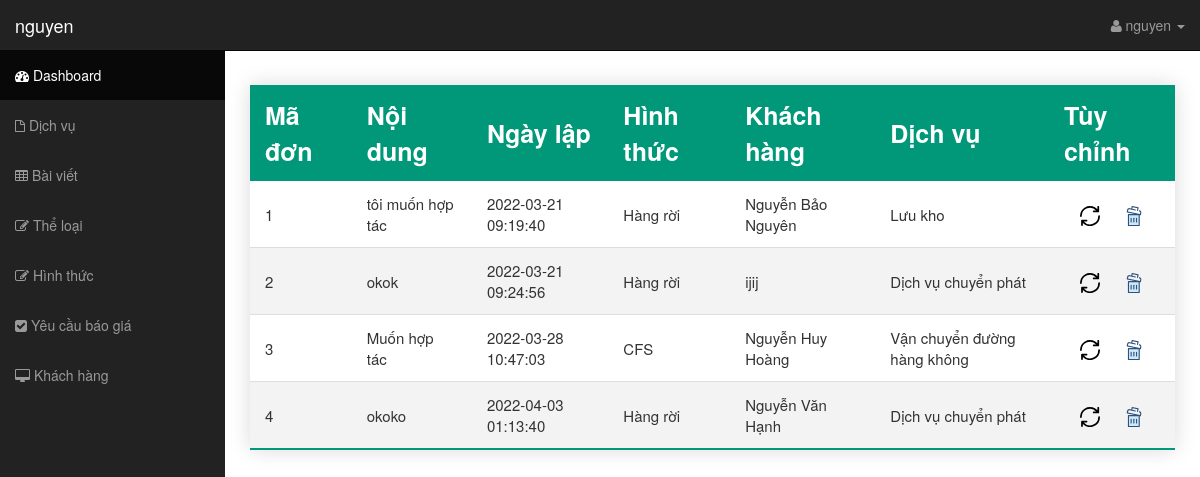
The page /controller/admin.php?view=yeucaudongia (signed in) on the database its author committed.
### tables this page shows
CREATE TABLE `ttdonbaogia` (
  `madon` int(11) NOT NULL,
  `noidung` varchar(255) NOT NULL,
  `ngaylap` datetime NOT NULL,
  `mahinhthuc` int(11) NOT NULL,
  `makh` int(11) NOT NULL,
  `madv` varchar(32) NOT NULL
);

CREATE TABLE `hinhthuc` (
  `mahinhthuc` int(11) NOT NULL,
  `tenhinhthuc` varchar(255) NOT NULL
);

CREATE TABLE `khachhang` (
  `makh` int(11) NOT NULL,
  `tenkhachhang` varchar(255) NOT NULL,
  `diachi` varchar(255) NOT NULL,
  `email` varchar(100) NOT NULL
);

CREATE TABLE `dichvu` (
  `madv` varchar(32) NOT NULL,
  `tendv` varchar(255) NOT NULL,
  `noidung` varchar(255) NOT NULL
);

### controller/admin.php (called while the page is built)
<?php
include "../view/admin/header.php";
include "../view/admin/admin.php";
include "../view/admin/footer.php";
?>

### model/thuvien.php (called while the page is built, shortened)
<?php
function showDatabase($pdo, $table) {
	$select = "SELECT * FROM $table";
	$stmt = $pdo->prepare($select);
	$stmt->execute();
	$element = $stmt->fetchAll(PDO::FETCH_ASSOC);
	$pdo = null;
	return $element;
}
function showDatabaseWithId($pdo, $table, $key, $id) {
	$select = "SELECT * FROM $table WHERE $key = '$id'";
	$stmt = $pdo->prepare($select);
	$stmt->execute();
	$element = $stmt->fetchAll(PDO::FETCH_ASSOC);
	$pdo = null;
	return $element;
}
?>

### view/admin/yeucaudongia.php (the view)
<table class="styled-table">
    <thead>
        <tr>
            <th>Mã đơn </th>
            <th>Nội dung</th>
            <th>Ngày lập</th>
            <th>Hình thức</th>
            <th>Khách hàng</th>
            <th>Dịch vụ</th>
            <th>Tùy chỉnh</th>
        </tr>
    </thead>
    <tbody>
        <?php
            $table = "ttdonbaogia";
            $row = showDatabase($pdo, $table);
            foreach ($row as $value) {
        ?>
            <tr>
                <td><?php echo $value['madon'];?></td>
                <td><?php echo $value['noidung'];?></td>
                <td><?php echo $value['ngaylap'];?></td>
                <td><?php
                    $hinhthuc = showDatabaseWithId($pdo, "hinhthuc", "mahinhthuc" , $value["mahinhthuc"]);
                    foreach ($hinhthuc as  $infor_hinhthuc) {
                        echo $infor_hinhthuc['tenhinhthuc'];
                    }
                ?></td>
                <td><?php
                    $khachhang = showDatabaseWithId($pdo, "khachhang", "makh" , $value["makh"]);
                    foreach ($khachhang as  $infor_khachhang) {
                        echo $infor_khachhang['tenkhachhang'];
                    }
                ?></td>
                <td><?php
                    $dichvu = showDatabaseWithId($pdo, "dichvu", "madv" , $value["madv"]);
                    foreach ($dichvu as  $infor_dv) {
                        echo $infor_dv['tendv'];
                    }
                ?></td>
                <td class="option">
                    <a class="update" href="../controller/sua_kh.php?makh=<?php echo $value['makh'];?>" value="">
                        <img src="../view/images/icon/update.svg" title="<?php echo $value['makh'];?>" alt="Cập nhật">
                    </a>
                    <a href="../controller/xoa_kh.php?makh=<?php echo $value['makh'];?>">
                        <img src="../view/images/icon/delete.svg" title="Xóa" alt="Xóa">
                    </a>
                </td>
            </tr>
        <?php } ?>
    </tbody>
</table>

### view/css/sb-admin.css (style rules this page uses)
body { margin-top: 50px; }

### view/css/admin.css (style rules this page uses)
.styled-table { border-collapse: collapse; margin: 0 auto; box-shadow: 0 0 20px rgba(0, 0, 0, 0.15); }
.styled-table thead tr { background: #009879; color: #fff; text-align: left; }
.styled-table th, .styled-table td { padding: 12px 15px; }
.styled-table th { font-size: 2.5rem; }
.styled-table td { font-size: 1.5rem; }
.styled-table tbody tr { border-bottom: 1px solid #dddddd; }
.styled-table tbody tr:nth-of-type(even) { background-color: #f3f3f3; }
.styled-table tbody tr:last-of-type { border-bottom: 2px solid #009879; }
.option { text-align: center; }
.option a { color: blue; margin: 10px; cursor: pointer; text-decoration: none; }
.option a img { width: 20px; }

### rows shown on the page
ttdonbaogia: madon "1", noidung "tôi muốn hợp tác", ngaylap "2022-03-21 09:19:40"
hinhthuc: tenhinhthuc "Hàng rời"
khachhang: tenkhachhang "Nguyễn Bảo Nguyên"
dichvu: tendv "Lưu kho"
ttdonbaogia: madon "2", noidung "okok", ngaylap "2022-03-21 09:24:56"
khachhang: tenkhachhang "ijij"
dichvu: tendv "Dịch vụ chuyển phát"
ttdonbaogia: madon "3", noidung "Muốn hợp tác", ngaylap "2022-03-28 10:47:03"
hinhthuc: tenhinhthuc "CFS"
khachhang: tenkhachhang "Nguyễn Huy Hoàng"
dichvu: tendv "Vận chuyển đường hàng không"
ttdonbaogia: madon "4", noidung "okoko", ngaylap "2022-04-03 01:13:40"
khachhang: tenkhachhang "Nguyễn Văn Hạnh"

### other values the page prints
$username "nguyen"
